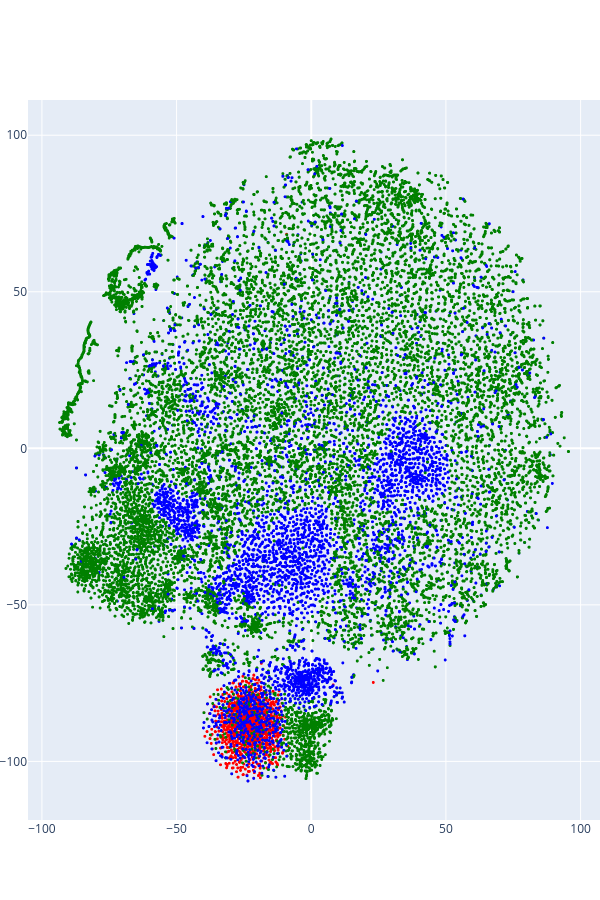

Notebook cell for this chart:
### Markdown cell above
### Visualizing the input embeddings

### Code cell
# Extract the full raw token embedding matrix from the model
# This matrix has shape (vocab_size, embedding_dim) = (30522, 384)
# It contains one embedding vector for every token in the model's vocabulary

# .weight \         get the actual embedding weight matrix (not called on any input)
# .detach() \       remove it from the computation graph so gradients are not tracked
# .cpu() \          move it to CPU memory from GPU (if needed)
# .numpy()          convert the tensor into a NumPy array for t-SNE and plotting

token_embeddings = first_module.auto_model \
    .embeddings \
    .word_embeddings \
    .weight \
    .detach() \
    .cpu() \
    .numpy()
token_embeddings.shape  # should return (30522, 384)


# Get the vocabulary dictionary: {token: index}
vocabulary = first_module.tokenizer.get_vocab()

# Sort the vocabulary by token index (ascending), 
# so we can match token order with the rows in token_embeddings
sorted_vocabulary = sorted(
    vocabulary.items(), 
    key=lambda x: x[1]  # sort by the index value
)

# Extract just the token strings in order
sorted_tokens = [token for token, _ in sorted_vocabulary]

# Preview: randomly sample 100 tokens from the sorted vocabulary
# (This isn't used downstream, just useful for debugging or spot checks)
import random
random.choices(sorted_tokens, k=100)


# Project the high-dimensional (384D) token embeddings into 2D using t-SNE
# - n_components=2: target dimensionality
# - metric="cosine": use cosine distance rather than Euclidean
# - random_state: ensures consistent layout across runs

# ------------------------------------------------------------------------------------
# What is t-SNE?
# ------------------------------------------------------------------------------------
# t-SNE (t-distributed Stochastic Neighbor Embedding) is a dimensionality reduction
# technique designed to visualize high-dimensional data in 2D or 3D space.
#
# In the context of language models, each token embedding lives in a high-dimensional
# space (e.g., 384 dimensions for MiniLM). These embeddings are hard to interpret
# directly, so we use t-SNE to project them down to 2 dimensions for visualization.
#
# Key characteristics of t-SNE:
# - Preserves local structure: tokens that are similar in high-dimensional space
#   tend to stay close in the 2D projection.
# - Nonlinear: the transformation does not preserve global distances or directions.
# - Useful for finding clusters, neighborhoods, and substructures in embedding spaces.
#
# Limitations:
# - Not suitable for preserving large-scale structure (e.g., absolute distances).
# - Sensitive to hyperparameters like perplexity and random seed.
# - Slow for very large datasets (but fine for vocab-level tasks like this).
#
# In this code, we apply t-SNE to the entire vocabulary's token embeddings to see how
# the model has organized language: special tokens, subwords, and common words each
# form visible patterns and regions in the resulting 2D scatter plot.
# ------------------------------------------------------------------------------------

from sklearn.manifold import TSNE

tsne = TSNE(n_components=2, metric="cosine", random_state=42)
tsne_embeddings_2d = tsne.fit_transform(token_embeddings)  # shape will be (30522, 2)

tsne_embeddings_2d.shape


# Assign a color to each token for visualization:
# - red for special tokens like [CLS], [SEP], [PAD], etc.
# - blue for subword tokens (starting with "##")
# - green for normal tokens
token_colors = []
for token in sorted_tokens:
    if token[0] == "[" and token[-1] == "]":
        token_colors.append("red")
    elif token.startswith("##"):
        token_colors.append("blue")
    else:
        token_colors.append("green")


# Create a Plotly scatter plot with color-coded tokens
import plotly.graph_objs as go

scatter = go.Scattergl(
    x=tsne_embeddings_2d[:, 0],            # x-coordinates from t-SNE
    y=tsne_embeddings_2d[:, 1],            # y-coordinates from t-SNE
    text=sorted_tokens,                    # token text for hover labels
    marker=dict(color=token_colors, size=3),  # color and size of each point
    mode="markers",
    name="Token embeddings"
)

# Set up a responsive Plotly figure with tight margins
fig = go.FigureWidget(
    data=[scatter],
    layout=dict(
        width=600,
        height=900,
        margin=dict(l=0, r=0)
    )
)

# Show the interactive plot
fig.show()

### Figure 1 — Plotly figure (JSON) as saved in the notebook; plotly's stock layout.template omitted (floating-point values rounded to 4 significant figures; data arrays with more than 128 entries replaced by an {"elided": "..."} marker saying what was removed)
{"data": [{"marker": {"color": {"elided": "30522 str values"}, "size": 3}, "mode": "markers", "name": "Token embeddings", "text": {"elided": "30522 str values"}, "type": "scattergl", "uid": "af049571-f336-4a14-bf90-250c108292ac", "x": {"elided": "30522 float values"}, "y": {"elided": "30522 float values"}}], "layout": {"height": 900, "margin": {"l": 0, "r": 0}, "width": 600, "xaxis": {"autorange": true, "range": [-105.2, 107.2], "type": "linear"}, "yaxis": {"autorange": true, "range": [-118.7, 111.3], "type": "linear"}}}
